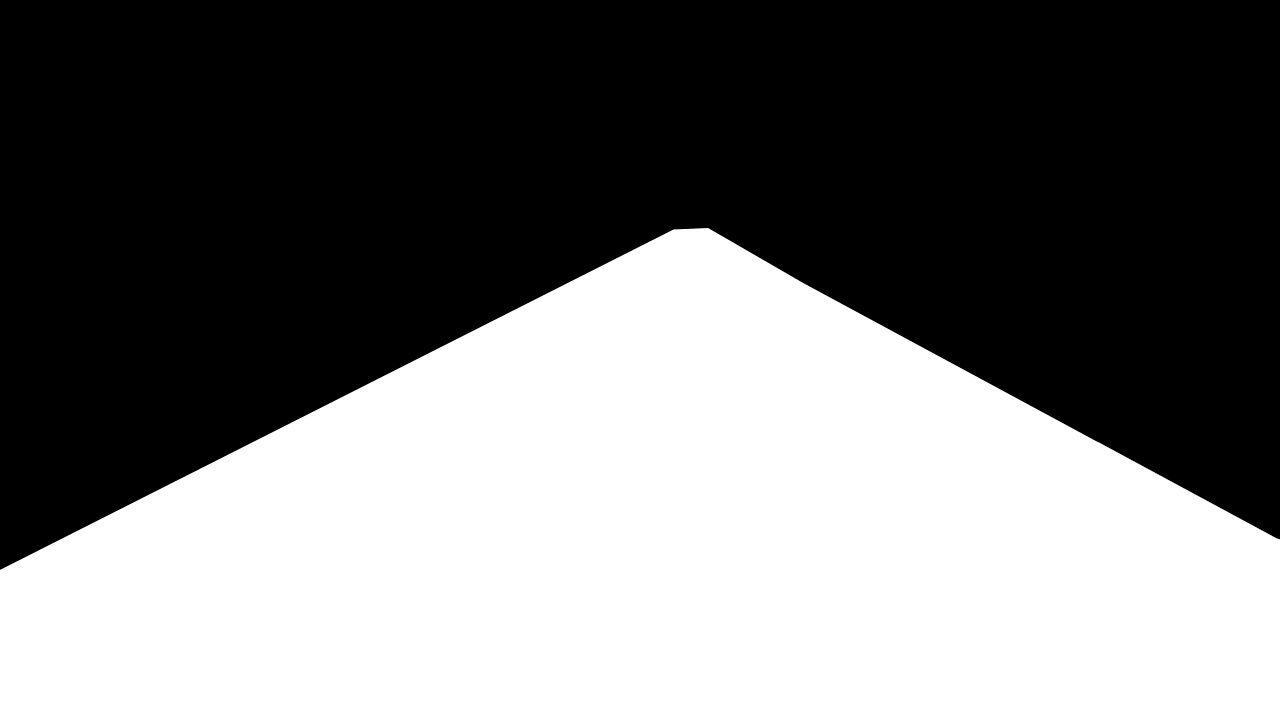
#> input picture RoadMask.jpg, 1280 x 720 px
$ python main1.py
#> lines starting #> are read from the running program, lines starting #| are printed output that depends on the picture; pictures that were not available may be replaced by others from this repository, and a replacement may not be noted
### tracker.py
import cv2 as cv
import numpy as np
from vehicule import *
import math

MIDDLE_RAY = 650

LOW_POINT_RIGHT_POLY = 531
TOP_LINE_RIGHT = 370
BOTTOM_LINE_RIGHT = 390

HIGH_POINT_LEFT_POLY = 423
LOW_POINT_LEFT_POLY = 543
BOTTOM_LINE_LEFT = 750

MAX_DIST = 35
FPS = 30


class Tracker:
    def __init__(self, lim):
        self.cur = []
        self.prev = []
        self.limspeed = lim
        self.count = 0

    def update(self, detected, frame):
        self.cur = detected
        temp = []
        out = []
        for cveh in self.cur:
            x,y,w,h,inRoi = cveh

            cx = (x + x + w) // 2
            cy = (y + y + h) // 2

            found = False

            for pveh in self.prev:
            #Calculating distance from previously found objects.
                dist = math.sqrt((cx - pveh.cx)**2 + (cy - pveh.cy)**2)
                if(dist < MAX_DIST):
                    found = True
                    match = pveh
                    break
            if found:
                #Updating values for vehicule ID.
                if inRoi:
                    match.update(cx,cy)
                    match.setFinal(frame)
                    temp.append(match)
                    out.append((match.id,0))
                else:
                    if (cy > BOTTOM_LINE_RIGHT and cx > MIDDLE_RAY) or (cy > LOW_POINT_LEFT_POLY and cx < MIDDLE_RAY):
                        match.update(cx,cy)
                        if(match.speed == -1):
                            match.setSpeed(FPS)
                            if(self.overSpeed(match.speed)):
                                print(f'Veículo {match.id} apresenta velocidade {match.speed:.2f} km/h. Excedeu o limite da via.')
                            else:
                                print(f'Veículo {match.id} apresenta velocidade {match.speed:.2f} km/h. Conforme o limite da via.')

                        temp.append(match)
                        out.append((match.id,match.speed))
                    else:
                        out.append((-1,-1))
            else:
                #It's a new vehicle.
                if inRoi:
                    self.count += 1
                    #print("create ",self.count,self.aux,inRoi,cx,cy)
                    newVeh = Vehicule(cx,cy,self.count,frame)
                    temp.append(newVeh)
                    out.append((newVeh.id,0))
                else:
                    out.append((-1,-1))

        self.prev = temp
        return out

    def getAmount(self):
        return self.count

    # [4 lines left out: function overSpeed, not called in this run]

### main1.py
import cv2 as cv
import numpy as np
from tracker import *

BOX_COLOR_OKAY = (0,255,0)
BOX_COLOR_OVER = (0,0,255)
BOX_THICKNESS = 2
RED = (255,0,0)

class Camera:

    def __init__(self,speed):
#> called with speed = 60
       self.ROAD_MASK = cv.imread("RoadMask.jpg")[:,:,0]
#> self.ROAD_MASK: shape (720, 1280); min 0, max 255, mean 117.3
       self.tracking = Tracker(60)
       self.exceedid = {}
       self.countf = 0
       self.exceed = 0

    def run(self,capture:cv.VideoCapture):
        backgtroundSubtractor =  cv.bgsegm.createBackgroundSubtractorMOG()
        #polígono da pista esquerda
        area1 = [(340, 423), (587, 446), (555, 576), (142, 543)]
        #polígono da pista direita
        area2 = [(697, 447), (921, 431), (1068, 531), (732, 576)]
        while(capture.isOpened()):
            self.countf += 1
            ret,frame = capture.read()
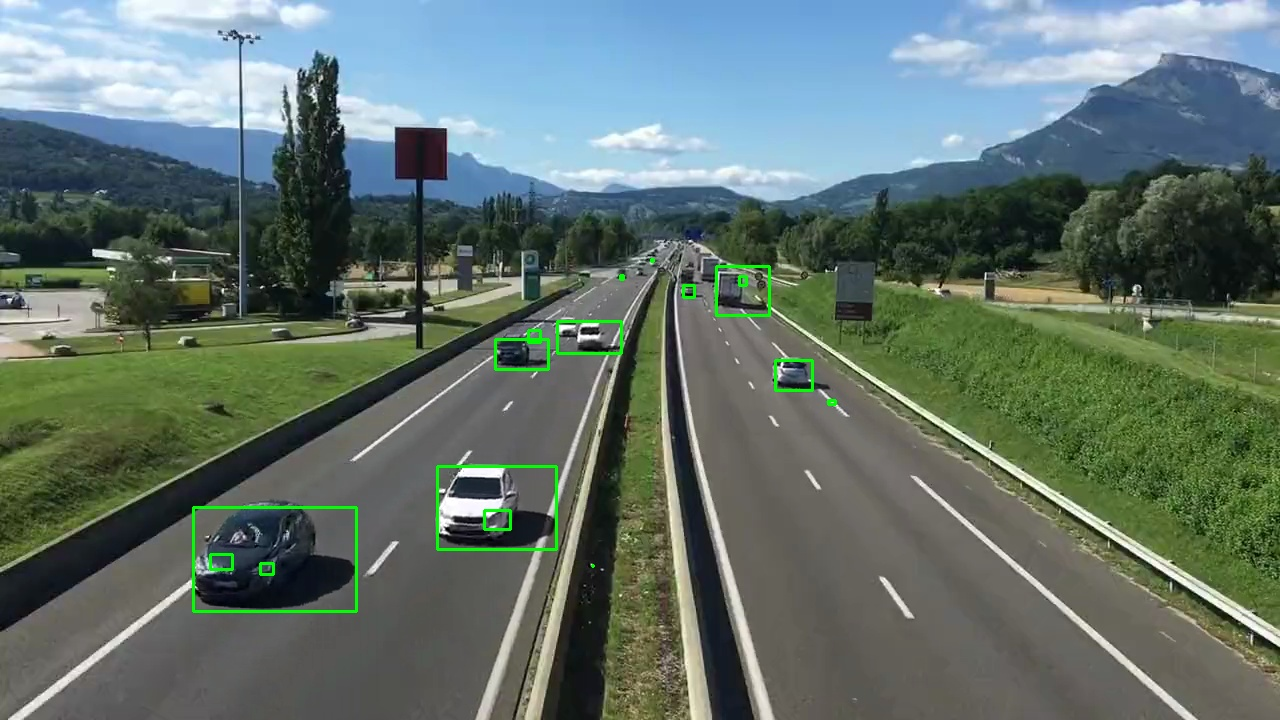
#> input picture VAI.jpg, 1280 x 720 px, given in place of video.mp4, which was not available
#> frame is the input picture: shape (720, 1280, 3); mean B, G, R 107.7, 114.6, 98.4

            if not ret:
                raise  Exception("Erro! Vídeo não pôde ser carregado apropriadamente.")

            grayFrame = cv.cvtColor(frame,cv.COLOR_BGR2GRAY)
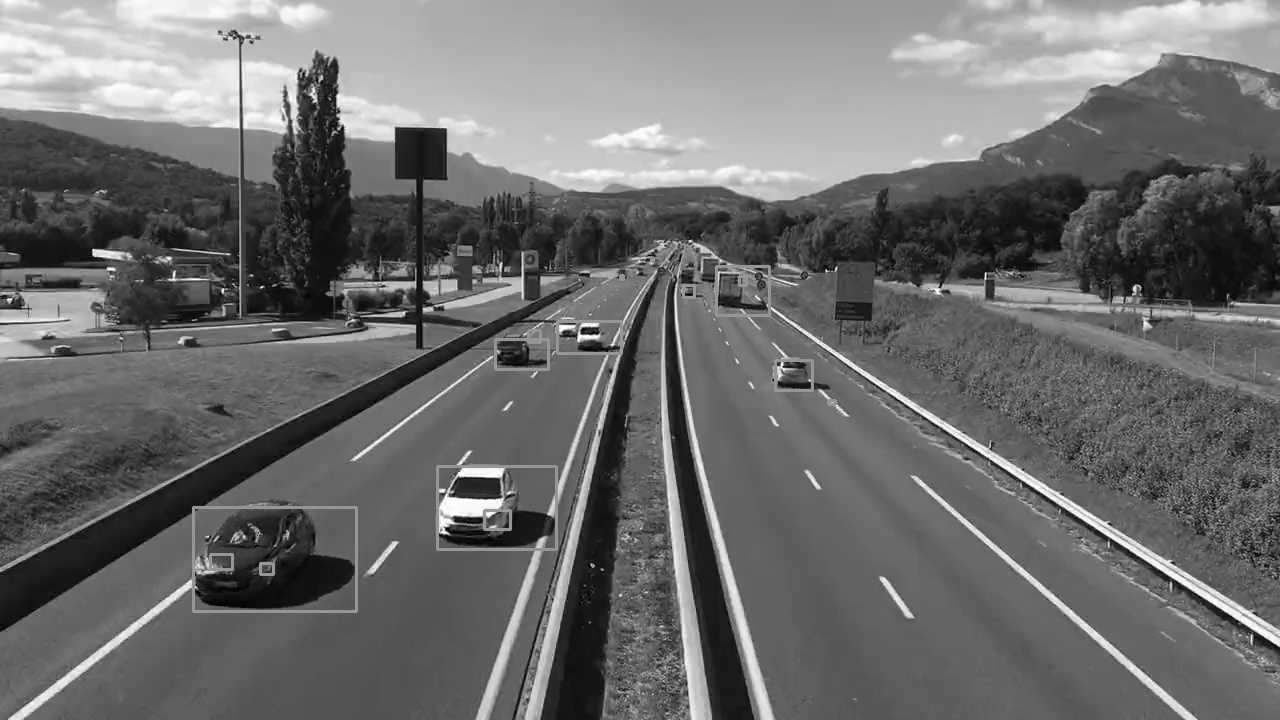
#> grayFrame: shape (720, 1280); min 0, max 255, mean 109
            blurredFrame = cv.GaussianBlur(grayFrame,(3,3),5)  # Testar outro filtros (se fizer diferença no resultado final)
            noBGFrame = backgtroundSubtractor.apply(blurredFrame)
#> noBGFrame: shape (720, 1280); every value is 0

            np.bitwise_and(noBGFrame,self.ROAD_MASK,noBGFrame)

            kernelM = cv.getStructuringElement(cv.MORPH_ELLIPSE,(6,6))
            noBGFrame = cv.morphologyEx(noBGFrame,cv.MORPH_CLOSE,kernelM,iterations=2)
            noBGFrame = cv.morphologyEx(noBGFrame,cv.MORPH_OPEN,kernelM,iterations=3)

            contours, hierarchy = cv.findContours(noBGFrame, cv.RETR_EXTERNAL, cv.CHAIN_APPROX_SIMPLE)
#> contours = []

            detected = []
            for objectCoords in contours:
                area = cv.contourArea(objectCoords)
                #If its area is less than 1000, its probably not a vehicule.
                if area < 1000:
                    continue

                x,y,w,h = cv.boundingRect(objectCoords)
                #Pegar centro do objeto
                cx = (x + x + w) // 2
                cy = (y + y + h) // 2

                #desenha polígonos no vídeo
                for a in [area1, area2]:
                    cv.polylines(frame, [np.array(a, np.int32)], True, BOX_COLOR_OKAY,BOX_THICKNESS)

                #contorna o veiculo somente quando o centro dele cruza com o poligono
                inRoi = False
                testPoly = cv.pointPolygonTest(np.array(area1, np.int32), (cx,cy), False)
                testPoly2 = cv.pointPolygonTest(np.array(area2, np.int32), (cx,cy), False)
                if testPoly >= 0 or testPoly2 >= 0:
                    inRoi = True

                #Vendo só os da pista direita.
                if (cy < LOW_POINT_RIGHT_POLY and cy > TOP_LINE_RIGHT) or (cy > HIGH_POINT_LEFT_POLY):
                    detected.append((x,y,w,h,inRoi))
#> this loop made 0 passes
#> after the loop, detected = []


            out = self.tracking.update(detected,self.countf)
#> after the loop in update, `for cveh in self.cur:`: self.count = 0; temp = []
#> out = []

            for i in range(len(out)):
                id,speed = out[i]

                if(id == -1 and speed == -1):
                    continue

                x,y,w,h,_ = detected[i]
                cx = (x + x + w) // 2
                cy = (y + y + h) // 2

                if self.tracking.overSpeed(speed):
                    box_color = BOX_COLOR_OVER
                    if self.exceedid.get(id) == None:
                        self.exceedid[id] = True
                        self.exceed += 1
                else:
                    box_color = BOX_COLOR_OKAY

                frame = cv.rectangle(frame,(x,y),(x+w,y+h),box_color,BOX_THICKNESS)
                cv.putText(frame,f"{str(id)}: {speed:.2f} km/h",(x,y-15),cv.FONT_HERSHEY_PLAIN,1,(255,255,0),2)
                cv.circle(frame, (cx,cy),5,(255,255,255),BOX_THICKNESS)
#> after the loop, self.exceed = 0; self.exceedid = 0 items

            cv.putText(frame, f'Vehicles: {self.tracking.getAmount()}', (450, 70), cv.FONT_HERSHEY_SIMPLEX, 2, (0, 0, 0), 3)
            cv.putText(frame, f'Infractors: {self.exceed}', (40, 40), cv.FONT_HERSHEY_SIMPLEX, 1, (0, 0, 255), 2)
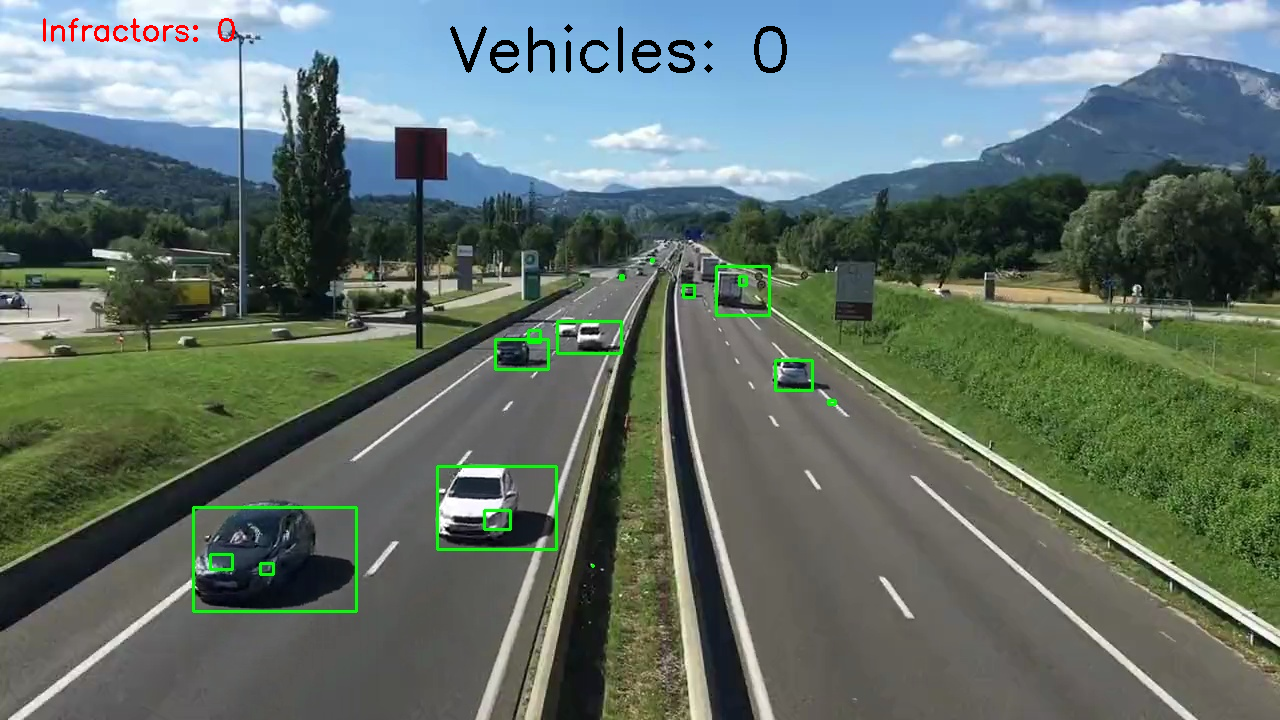
#> frame: shape (720, 1280, 3); mean B, G, R 106.5, 113.6, 98

            # [6 lines of commented-out code are left out]
            cv.imshow("Video:",frame)

            if cv.waitKey(1) == ord('q'):
#> (key q is pressed here)
                break

        capture.release()
        cv.destroyAllWindows()

video = cv.VideoCapture("video.mp4")

cam = Camera(60)
cam.run(video)
